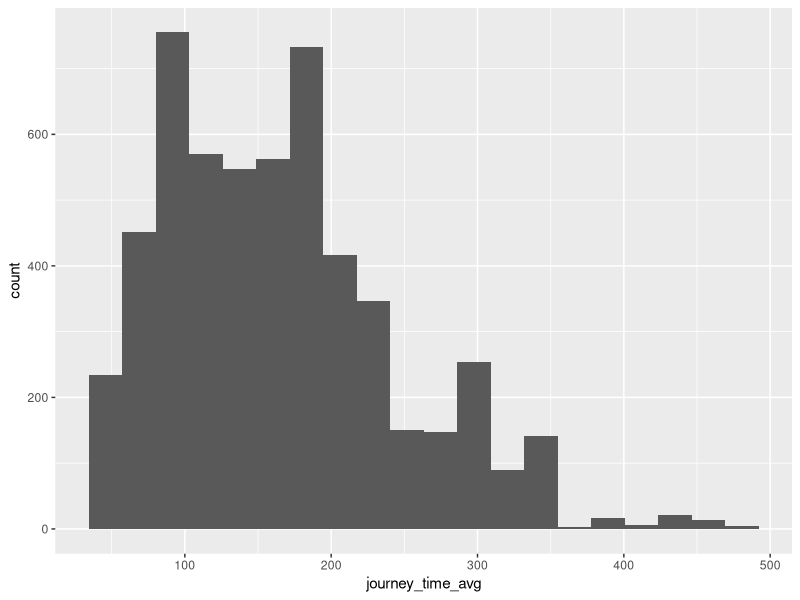
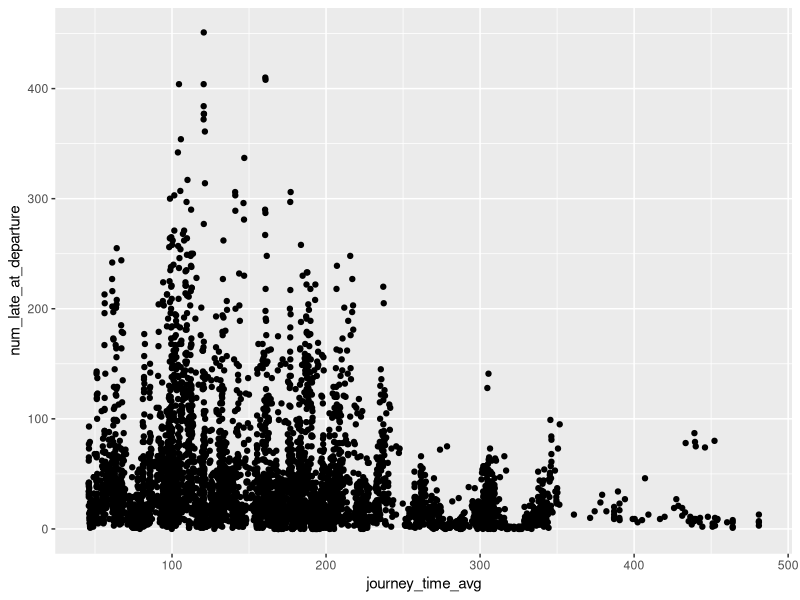
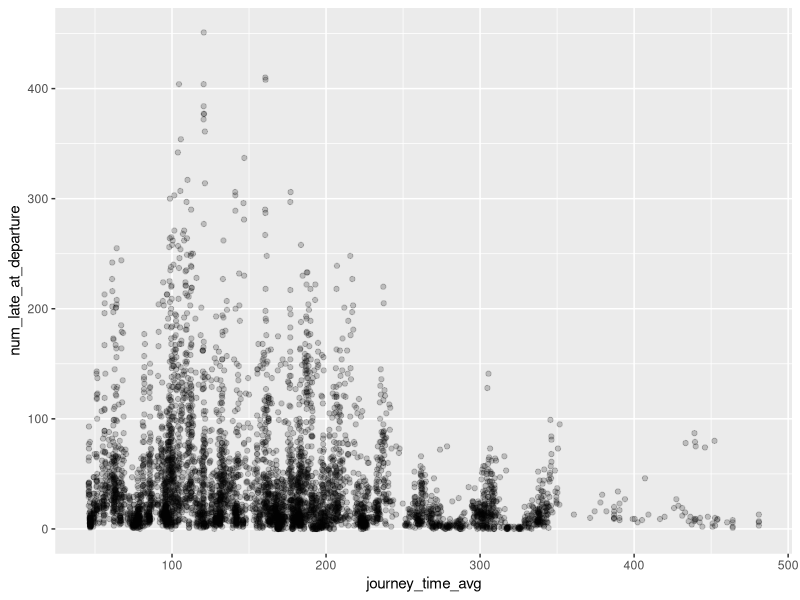
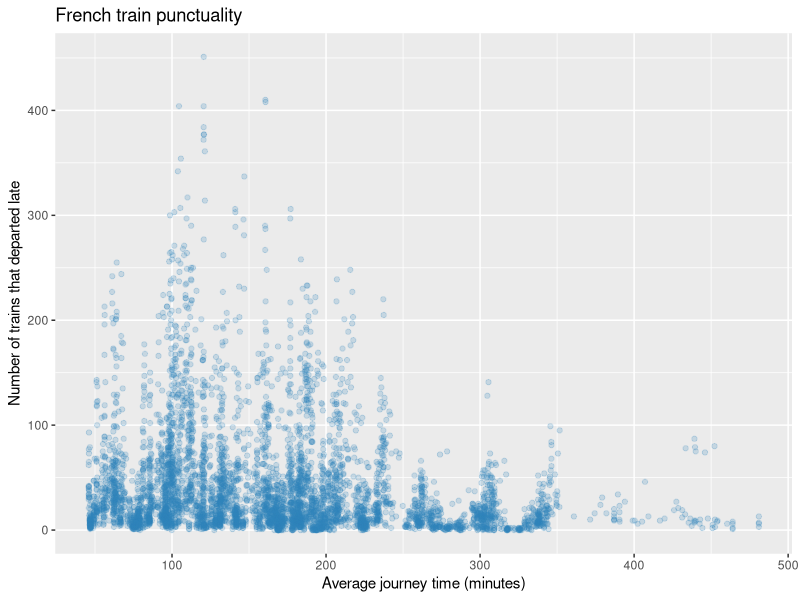
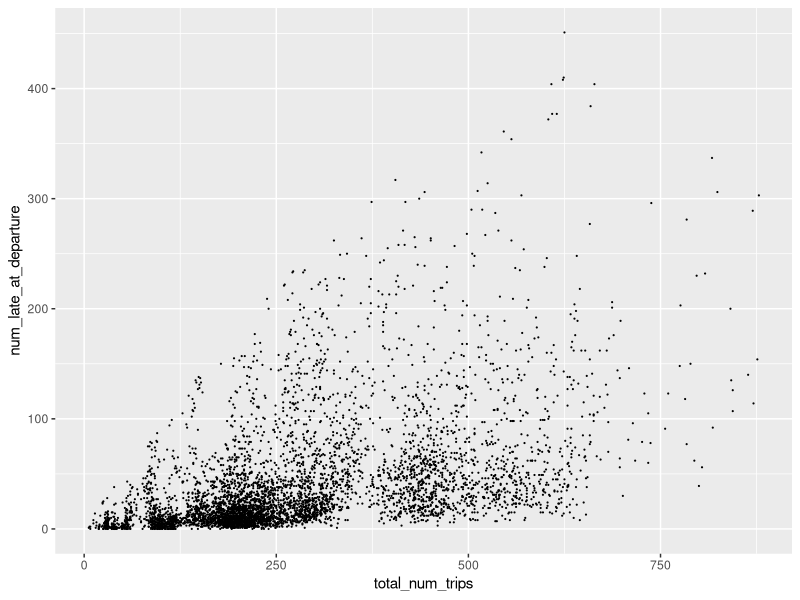
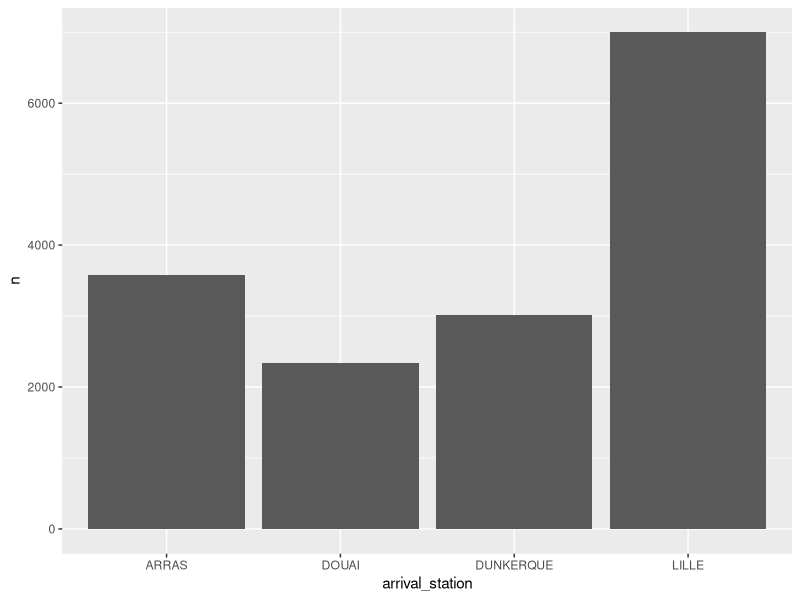
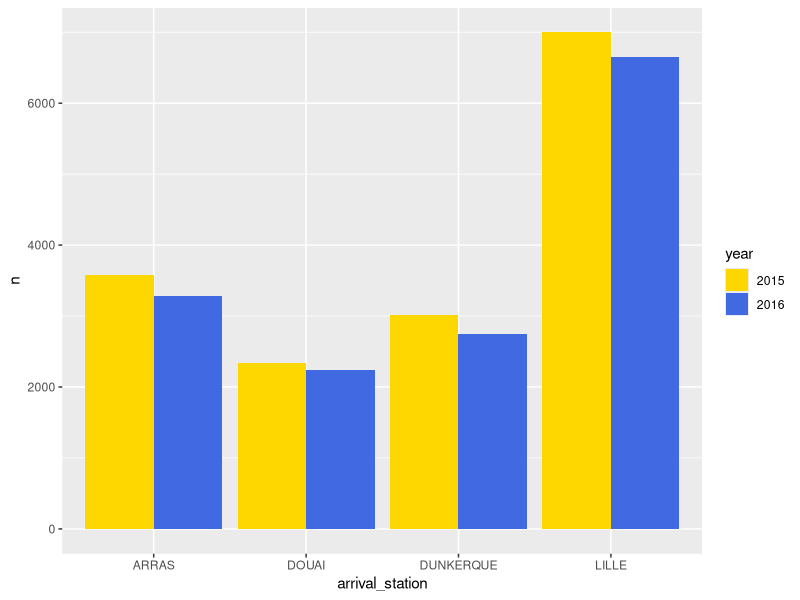
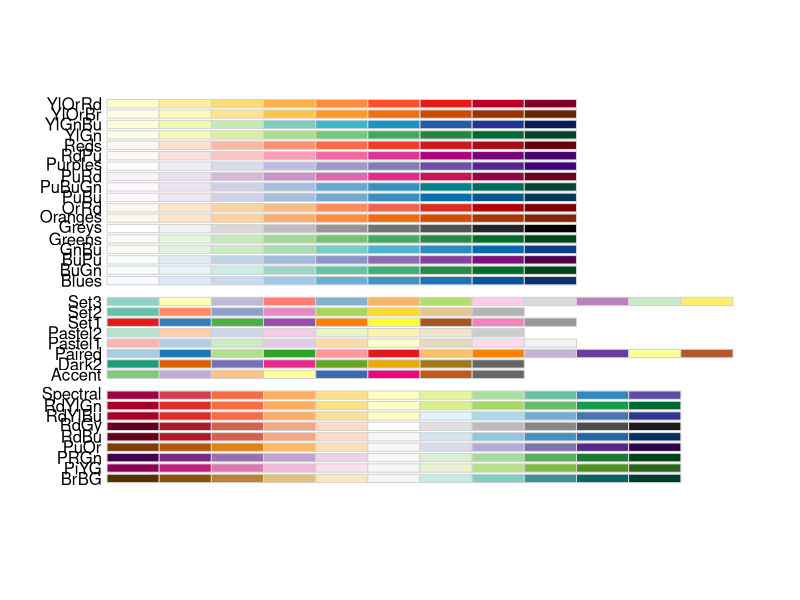

Write the R code that produced these figures, in order.
## ---- chunk 1
knitr::opts_chunk$set(echo = TRUE)
## ---- chunk 2
library(tidyverse)
library(RColorBrewer)
## ---- chunk 3
trains_df <- read_csv(here::here("french_trains.csv"))
trains_df
## ---- chunk 4
head(trains_df)
tail(trains_df)
## ---- chunk 5
ggplot(trains_df, aes(x = journey_time_avg)) +
  geom_histogram(bins = 20)
## ---- chunk 6
trains_df |> 
  ggplot(aes(x = journey_time_avg, y = num_late_at_departure)) +
  geom_point()
## ---- chunk 7
trains_df |> 
  ggplot(aes(x = journey_time_avg, y = num_late_at_departure)) +
  geom_point(alpha = 0.2)
## ---- chunk 8
trains_df |> 
  ggplot(aes(x = journey_time_avg, y = num_late_at_departure)) +
  geom_point(alpha = 0.2, colour = "#3182bd") +
  labs(
    title = "French train punctuality",
    x = "Average journey time (minutes)",
    y = "Number of trains that departed late"
  )
## ---- chunk 9
trains_df |> 
  ggplot(aes(x = total_num_trips, y = num_late_at_departure)) +
  geom_point(size = 0.1)
## ---- chunk 10
trains_df |> 
  filter(departure_station == "PARIS NORD",
         year == 2015) |> 
  group_by(arrival_station) |> 
  summarise(n = sum(total_num_trips)) |> 
  ggplot(aes(x = arrival_station, y = n)) +
  geom_bar(stat = "identity")
## ---- chunk 11
paris_1516_plt <- trains_df |> 
  filter(departure_station == "PARIS NORD", 
         year %in% c(2015, 2016)) |>
  mutate(year = as.factor(year)) |> 
  group_by(year, arrival_station) |> 
  summarise(n = sum(total_num_trips), .groups = "drop") |> 
  ggplot(aes(x = arrival_station, y = n, fill = year)) +
  geom_bar(stat = "identity", position = "dodge")
## ---- chunk 12
paris_1516_plt +
  scale_fill_manual(values = c("2015" = "gold", "2016" = "royalblue"))
## ---- chunk 13
display.brewer.all()
## ---- chunk 14
paris_1516_plt +
  scale_fill_brewer(palette = "Accent")
## ---- chunk 15
trains_df |> 
  filter(departure_station == "NANTES",
         year == 2018) |> 
  group_by(arrival_station) |> 
  summarise(n = sum(total_num_trips)) |> 
  ggplot(aes(x = arrival_station, y = n, fill = arrival_station)) +
  geom_bar(stat = "identity") +
  scale_fill_brewer(palette = "Paired") 
## ---- chunk 16
trains_df <- trains_df |> 
  mutate(date = paste(year, month, "1", sep = "-"),
         date = ymd(date))
## ---- chunk 17
trains_df |> 
  filter(departure_station == "PARIS MONTPARNASSE",
         arrival_station == "BREST") |> 
  ggplot(aes(x = date, y = total_num_trips)) +
  geom_line()
## ---- chunk 18
cities <- c("RENNES", "BREST", "QUIMPER")

brittany_plt <- trains_df |> 
  filter(departure_station == "PARIS MONTPARNASSE",
         arrival_station %in% cities) |> 
  ggplot(aes(x = date, y = total_num_trips, colour = arrival_station)) +
  geom_line()
## ---- chunk 19
brittany_plt <- brittany_plt +
  scale_x_date(date_labels = "%b %Y", date_breaks = "4 months")
## ---- chunk 20
brittany_plt +
  theme_minimal()
## ---- chunk 21
ggsave(filename = "brittany.png", plot = brittany_plt)
